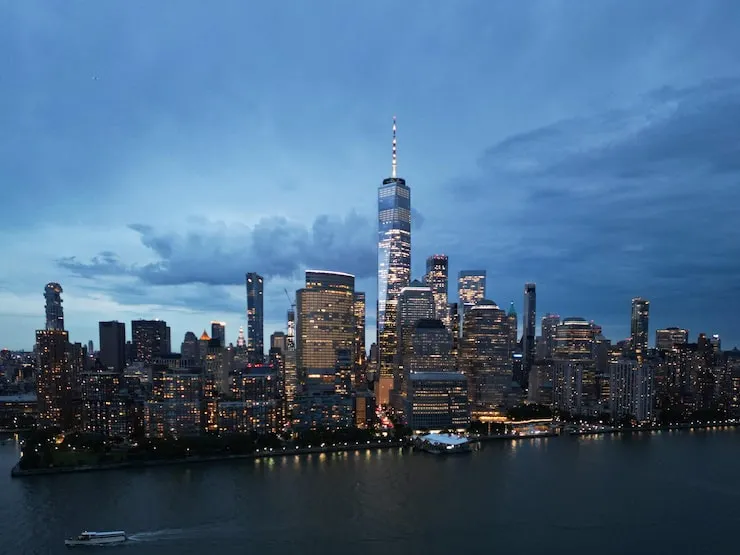
%> input picture test_images/city.jpeg, 740 x 555 px
$ octave --eval "frequencyAnalysis('../test_images/city.jpeg');"   (GNU Octave 9; MATLAB toolbox functions it lacks are replaced by stand-ins)
%> lines starting %> are read from the running program, lines starting %| are printed output that depends on the picture
function frequencyAnalysis(imagePath)
%> called with imagePath = '../test_images/city.jpeg'

    % ============================================================
    % FREQUENCY DOMAIN ANALYSIS
    % ============================================================

    % Read image
    image = imread(imagePath);
%> image is the input picture: size 555x740x3 uint8; mean R, G, B 73, 103.1, 132.7

    % Convert RGB image to grayscale
    if size(image, 3) == 3
        image = rgb2gray(image);
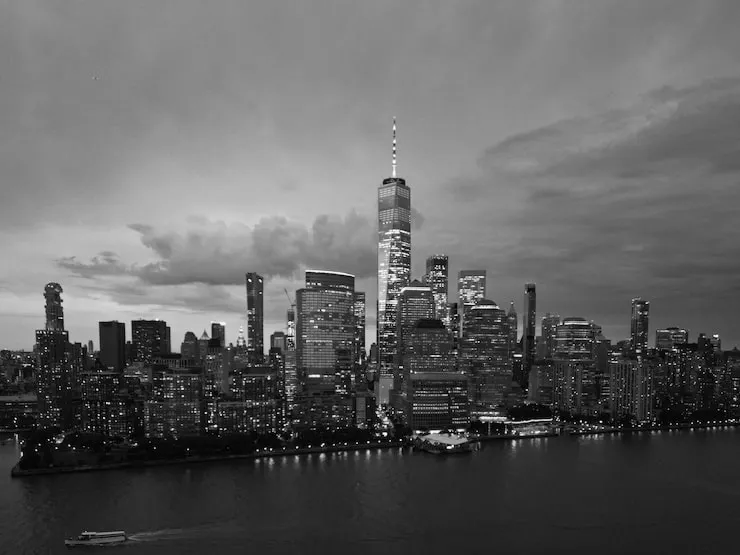
%> image: size 555x740 uint8; min 0, max 255, mean 97.5
    end

    % Convert to double
    image = double(image);
%> image: size 555x740 double

    % ============================================================
    % APPLY 2-D FOURIER TRANSFORM
    % ============================================================

    frequencyDomain = fft2(image);

    % Shift low frequencies to the center
    shiftedSpectrum = fftshift(frequencyDomain);

    % Calculate magnitude spectrum
    magnitudeSpectrum = log(1 + abs(shiftedSpectrum));
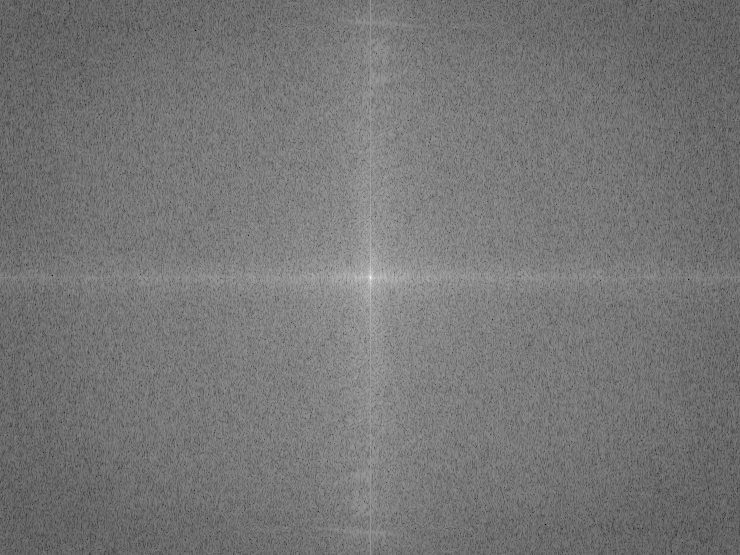
%> magnitudeSpectrum: size 555x740 double; min 0.628, max 17.5, mean 8.46; drawn with min black and max white

    % ============================================================
    % DISPLAY RESULTS
    % ============================================================

    figure('Name', 'Frequency Domain Analysis', ...
           'NumberTitle', 'off');

    % Original image
    subplot(1,2,1);

    imshow(uint8(image));

    title('Original Image', ...
          'FontSize', 14, ...
          'FontWeight', 'bold');

    % Frequency spectrum
    subplot(1,2,2);

    imshow(magnitudeSpectrum, []);

    title('2-D Fourier Frequency Spectrum', ...
          'FontSize', 14, ...
          'FontWeight', 'bold');

end

$ run again, on test_images/ladscape2.jpeg
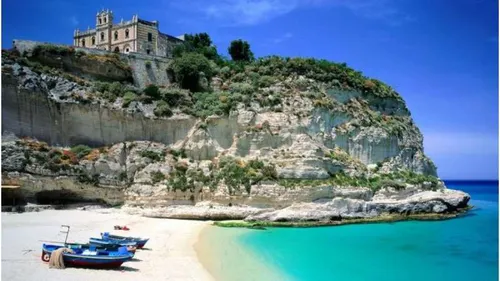
%> input picture test_images/ladscape2.jpeg, 500 x 281 px
%> in frequencyAnalysis, image is the input picture: size 281x500x3 uint8; mean R, G, B 94.8, 127.7, 148.4
%> in frequencyAnalysis, `image = rgb2gray(image);`:
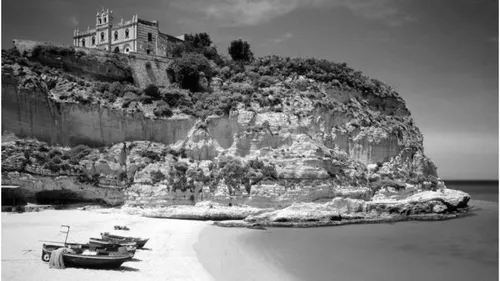
%> image: size 281x500 uint8; min 0, max 255, mean 120.2
%> in frequencyAnalysis, `magnitudeSpectrum = log(1 + abs(shiftedSpectrum));`:
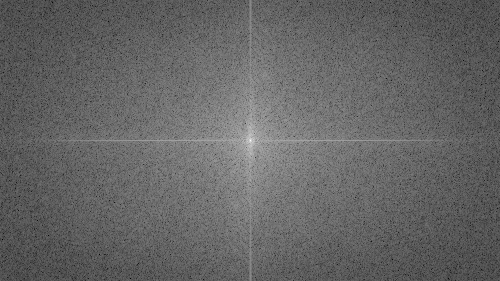
%> magnitudeSpectrum: size 281x500 double; min 2.41, max 16.64, mean 8.06; drawn with min black and max white

$ run again, on test_images/landscape.jpeg
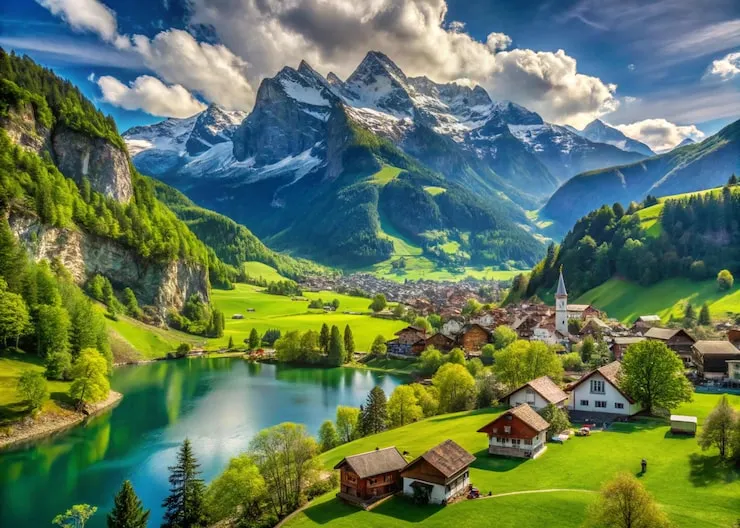
%> input picture test_images/landscape.jpeg, 740 x 528 px
%> in frequencyAnalysis, image is the input picture: size 528x740x3 uint8; mean R, G, B 96.9, 119.6, 90.2
%> in frequencyAnalysis, `image = rgb2gray(image);`:
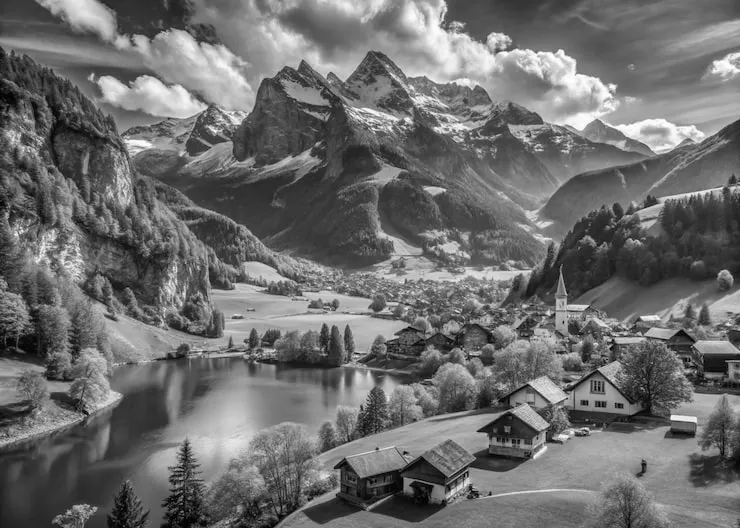
%> image: size 528x740 uint8; min 0, max 255, mean 109.5
%> in frequencyAnalysis, `magnitudeSpectrum = log(1 + abs(shiftedSpectrum));`:
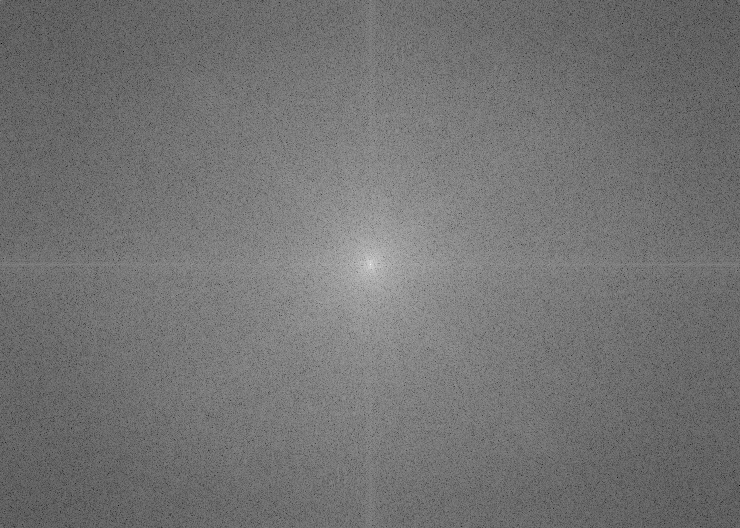
%> magnitudeSpectrum: size 528x740 double; min 0.821, max 17.57, mean 8.41; drawn with min black and max white
